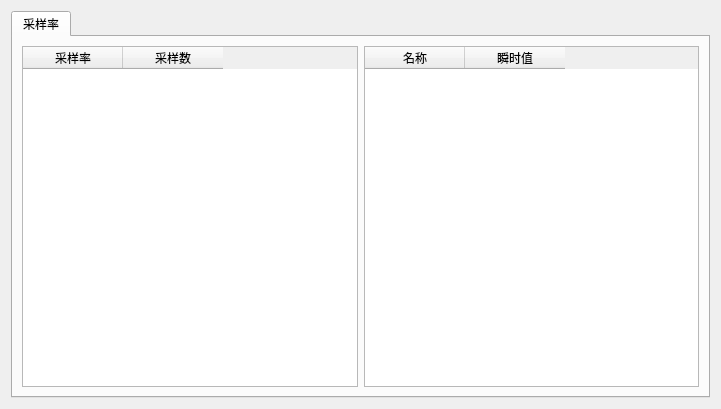
<?xml version="1.0" encoding="UTF-8"?>
<ui version="4.0">
 <class>SttReplayParaSetWidget</class>
 <widget class="QWidget" name="SttReplayParaSetWidget">
  <property name="geometry">
   <rect>
    <x>0</x>
    <y>0</y>
    <width>721</width>
    <height>409</height>
   </rect>
  </property>
  <property name="maximumSize">
   <size>
    <width>16777215</width>
    <height>16777215</height>
   </size>
  </property>
  <property name="windowTitle">
   <string>Form</string>
  </property>
  <layout class="QHBoxLayout" name="horizontalLayout">
   <item>
    <widget class="QSttTabWidget" name="tabWidget">
     <property name="currentIndex">
      <number>0</number>
     </property>
     <widget class="QWidget" name="tab_5">
      <attribute name="title">
       <string>采样率</string>
      </attribute>
      <layout class="QGridLayout" name="gridLayout_10">
       <item row="0" column="1">
        <widget class="QTableWidget" name="tableWidgetIns">
         <property name="enabled">
          <bool>true</bool>
         </property>
         <column>
          <property name="text">
           <string>名称</string>
          </property>
         </column>
         <column>
          <property name="text">
           <string>瞬时值</string>
          </property>
         </column>
        </widget>
       </item>
       <item row="0" column="0">
        <widget class="QTableWidget" name="tableWidget">
         <property name="enabled">
          <bool>true</bool>
         </property>
         <column>
          <property name="text">
           <string>采样率</string>
          </property>
         </column>
         <column>
          <property name="text">
           <string>采样数</string>
          </property>
         </column>
        </widget>
       </item>
      </layout>
     </widget>
    </widget>
   </item>
  </layout>
 </widget>
 <customwidgets>
  <customwidget>
   <class>QSttTabWidget</class>
   <extends>QTabWidget</extends>
   <header>../Controls/SttTabWidget.h</header>
   <container>1</container>
  </customwidget>
 </customwidgets>
 <resources/>
 <connections/>
</ui>
